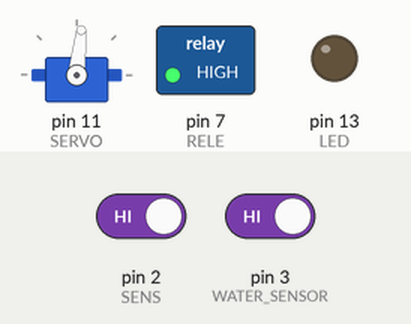
This sketch was run on a simulated Arduino Uno, built with avr-gcc and run on an emulated ATmega328P. On the bench: servo, switched loads named in the sketch (green lamp = pin HIGH), output pins drawn as LEDs (lit = HIGH). Dashed ring = blinking. Inputs (shaded band) come from the test bench; at power-on: pin 2 (SENS) HIGH, pin 3 (WATER_SENSOR) HIGH.

Above: at 1.26 s.
1.3 s: pin 2 (SENS) driven LOW
At 2.07 s:
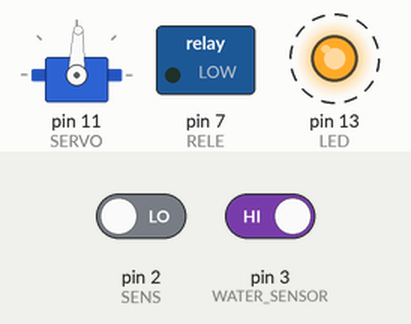
4.3 s: pin 2 (SENS) driven HIGH
At 5.05 s:
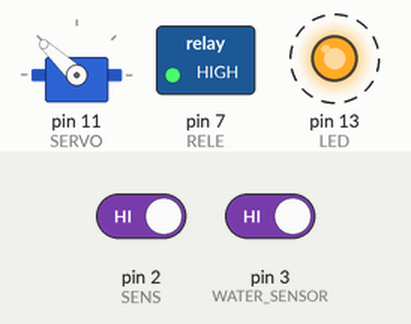
7.3 s: pin 3 (WATER_SENSOR) driven LOW
10.3 s: pin 2 (SENS) driven LOW
At 11.4 s:
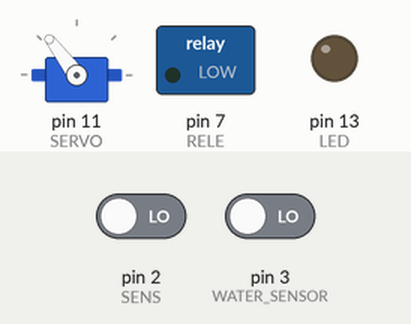
11.8 s: pin 3 (WATER_SENSOR) driven HIGH
At 12.04 s:
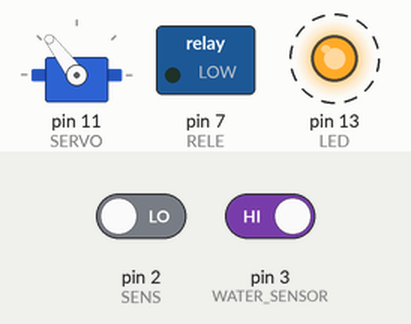
14.8 s: pin 2 (SENS) driven HIGH and pin 3 (WATER_SENSOR) driven LOW
At 14.95 s:
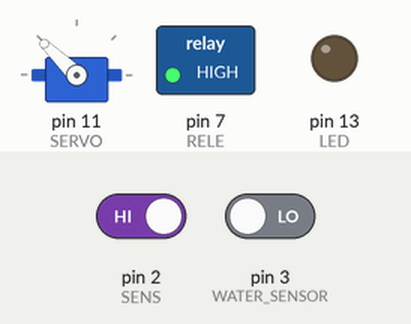
Timing chart, 0 to 18.8 s (numbered marks = the images above; inputs shaded):
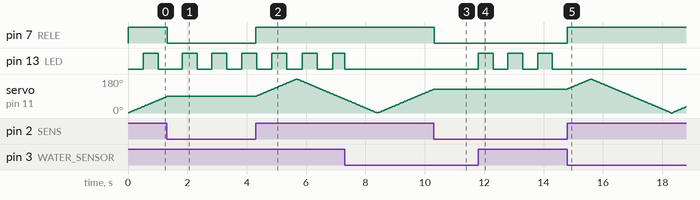

Measured:
- after the input at 1.3 s, pin 7 (RELE): HIGH → LOW at once; servo on pin 11 (SERVO): goes on until 1.3 s, then stays 88°
- after the input at 4.3 s, pin 7 (RELE): LOW → HIGH at once; servo on pin 11 (SERVO): rises from 88° to 179° in 1.4 s, then falls to 73° in 1.6 s
- after the input at 10.3 s, pin 7 (RELE): HIGH → LOW at once; servo on pin 11 (SERVO): goes on until 10.3 s, then stays 127°
- after the input at 11.8 s, pin 13 (LED): alternates HIGH for 0.50 s and LOW for 0.50 s, starting at once
- after the input at 14.8 s, pin 7 (RELE): LOW → HIGH at once; pin 13 (LED): stops changing and stays LOW

The sketch:

x_tinguish.ino
```cpp
#include <Servo.h>

// ----- Pin Definitions -----
#define SENS 2           // Flame sensor pin
#define RELE 7           // Relay module pin for water pump
#define SERVO 11         // Servo motor pin
#define WATER_SENSOR 3   // Water level sensor pin
#define LED 13           // LED pin for low-water warning

// Relay states
#define RON LOW          // Relay ON: active when pin is LOW
#define ROF HIGH         // Relay OFF: inactive when pin is HIGH

Servo servo;

// ----- Flame Detection Variables -----
bool flameDetected = false;
bool flamePreviouslyDetected = false;

unsigned long flameStartTime = 0;
const int debounceTime = 0;

// ----- Servo Movement Variables -----
int position = 0;
bool movingUp = true;

// ----- Low-Water LED Blinking Variables -----
unsigned long previousBlinkTime = 0;
const unsigned long blinkInterval = 500;
bool ledState = false;

void setup() {
  pinMode(SENS, INPUT_PULLUP);
  pinMode(RELE, OUTPUT);
  pinMode(WATER_SENSOR, INPUT_PULLUP);
  pinMode(LED, OUTPUT);

  digitalWrite(RELE, ROF);

  servo.attach(SERVO);
  servo.write(0);
}

void loop() {
  checkWaterLevel();
  checkFlameSensor();
  handleFireResponse();
}

void checkWaterLevel() {
  int waterSensorState = digitalRead(WATER_SENSOR);

  if (waterSensorState == HIGH) {
    // No water detected: blink warning LED
    if (millis() - previousBlinkTime >= blinkInterval) {
      previousBlinkTime = millis();
      ledState = !ledState;
      digitalWrite(LED, ledState ? HIGH : LOW);
    }
  } else {
    // Water detected: keep warning LED off
    digitalWrite(LED, LOW);
    ledState = false;
  }
}

void checkFlameSensor() {
  int sensorState = digitalRead(SENS);

  // LOW means flame detected for this sensor setup
  if (sensorState == LOW) {
    if (flameStartTime == 0) {
      flameStartTime = millis();
    }

    if (millis() - flameStartTime > debounceTime) {
      flameDetected = true;
    }
  } else {
    flameStartTime = 0;
    flameDetected = false;
  }
}

void handleFireResponse() {
  if (flameDetected && !flamePreviouslyDetected) {
    flamePreviouslyDetected = true;

    // Activate water pump
    digitalWrite(RELE, RON);

    // Short pause after first detection
    delay(500);
    return;
  }

  flamePreviouslyDetected = flameDetected;

  if (flameDetected) {
    // Keep spraying and hold the servo position
    digitalWrite(RELE, RON);
    servo.write(position);
  } else {
    // No flame detected: stop pump and continue scanning
    digitalWrite(RELE, ROF);
    scanEnvironment();
  }
}

void scanEnvironment() {
  if (movingUp) {
    position += 1;

    if (position >= 180) {
      movingUp = false;
    }
  } else {
    position -= 1;

    if (position <= 0) {
      movingUp = true;
    }
  }

  servo.write(position);
  delay(15);
}
```
